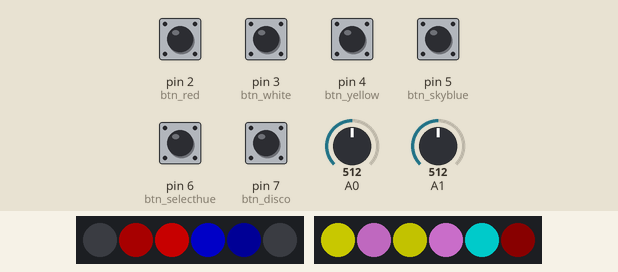
Recording of a program running on a simulated Arduino Nano, built with avr-gcc and run on an emulated ATmega328P. Shown: 2 × 6 RGB LEDs in strip order, left to right. The inputs (shaded band) are chosen by the test bench; at power-on: pin 2 (btn_red), pin 3 (btn_white), pin 4 (btn_yellow), pin 5 (btn_skyblue), pin 6 (btn_selecthue), pin 7 (btn_disco) HIGH, A0 = 512, A1 = 512. Dim RGB values are drawn brighter than linear; random numbers use the default seed unless the program sets one.

Above: at 1.2 s.
1.3 s: pin 6 (btn_selecthue) pulled LOW for 0.15 s
At 2.5 s:
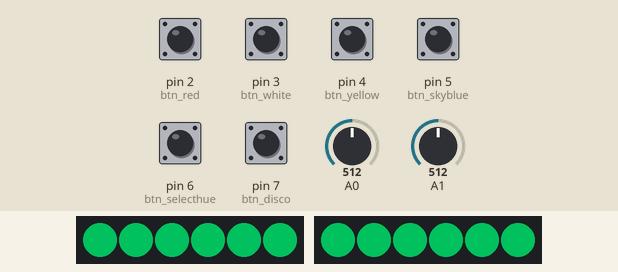
3.6 s: pin 7 (btn_disco) pulled LOW for 0.15 s
At 3.75 s:
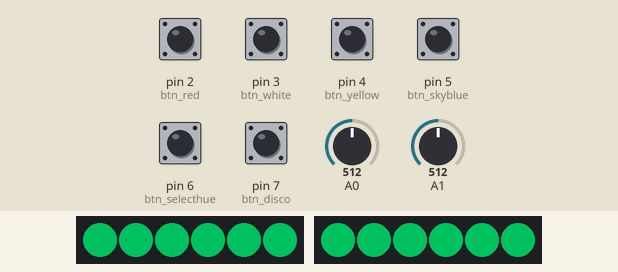
4.3 s: pin 2 (btn_red) pulled LOW for 0.15 s
At 6.0 s:
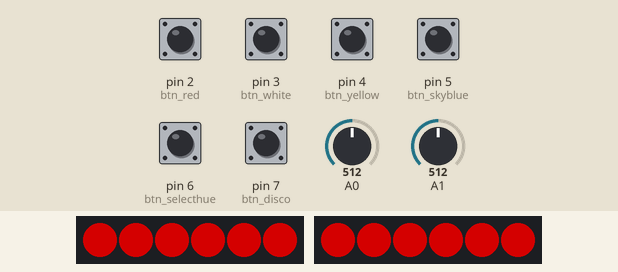
6.6 s: pin 3 (btn_white) pulled LOW for 1 s
At 9.6 s:
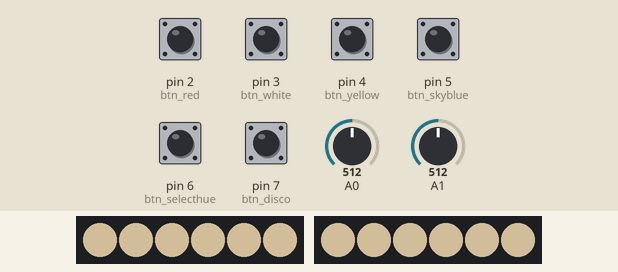
9.9 s: pin 4 (btn_yellow) pulled LOW for 1 s
At 11.8 s:
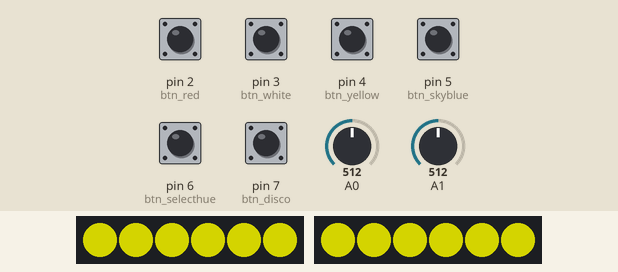
12.7 s: pin 5 (btn_skyblue) pulled LOW for 0.15 s
At 14.6 s:
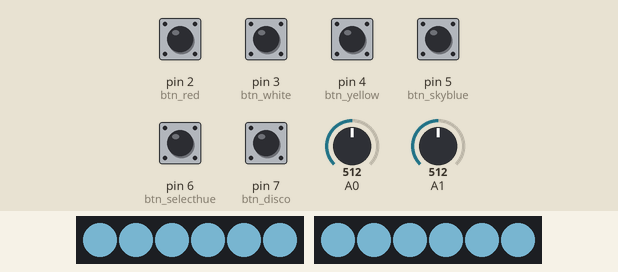
Timing chart, 0 to 16.0 s (numbered marks = the images above; inputs shaded):
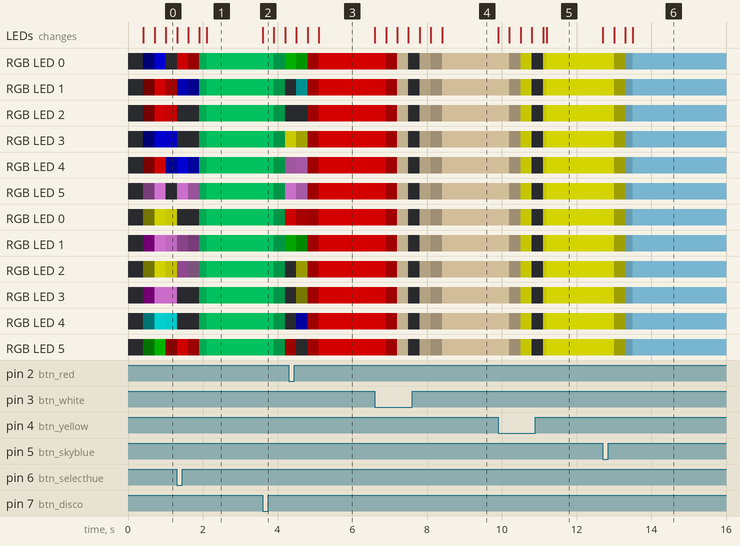

The program:

main.cpp
```cpp
#include <Arduino.h>

#include <FastLED.h>

#include <Shoebox.h>
#include <Effects.h>
#include <Button.h>
#include <Wheel.h>

/*
red
white
warm
cool

dial

disco


10 led
*/

#define DATA_PIN_TOP 13
#define DATA_PIN_BOTTOM 12


ShoeBox box;


UnicolorEffect uni_red(CRGB::Red);
UnicolorEffect uni_white(CRGB::Wheat);
UnicolorEffect uni_yellow(CRGB::Yellow);
UnicolorEffect uni_lightSkyBlue(CRGB::SkyBlue);

UnicolorEffect uni_select(CRGB::Black);

DiscoEffect disco;

//Effect *current_effect = new UnicolorEffect(CRGB::Red);
Effect *current_effect = &disco;

Button btn_red(2);
Button btn_white(3);
Button btn_yellow(4);
Button btn_skyblue(5);

Button btn_selecthue(6);

Button btn_disco(7);

Wheel whl_brightness(A0);
Wheel whl_hue(A1);


void changeEffect(Effect &effect) {
    current_effect = &effect;
    effect.restart();
}

uint8_t fixAnalogValue(const int val) {
    return (uint8_t) ((val >> 2) & 0xff);
}

void setup() {
    Serial.begin(115200);

    btn_red.connect([]() { changeEffect(uni_red); });
    btn_white.connect([]() { changeEffect(uni_white); });
    btn_yellow.connect([]() { changeEffect(uni_yellow); });
    btn_skyblue.connect([]() { changeEffect(uni_lightSkyBlue); });

    btn_selecthue.connect([]() { changeEffect(uni_select); });

    btn_disco.connect([]() { changeEffect(disco); });

    whl_brightness.connect([](const int brightness) {
        box.brightness(fixAnalogValue(brightness));
    });

    whl_hue.connect([](const int hue) {
        uni_select.changeHue(fixAnalogValue(hue));
    });

    box.setup();
}


void loop() {

    whl_brightness.loop();
    whl_hue.loop();

    btn_red.loop();
    btn_white.loop();
    btn_yellow.loop();
    btn_skyblue.loop();
    btn_selecthue.loop();
    btn_disco.loop();

    current_effect->loop(box);

    box.loop();
}
```

Measured:
- after the input at 3.6 s, RGB LED 0: RGB(0, 86, 42) → RGB(0, 85, 42) at once, → RGB(0, 21, 10) 0.30 s later, → RGB(0, 55, 0) 0.30 s later; RGB LED 1: RGB(0, 86, 42) → RGB(0, 85, 42) at once, → RGB(0, 21, 10) 0.30 s later, → off 0.30 s later
- after the input at 6.6 s, RGB LED 0–5, RGB LED 0–5: RGB(128, 0, 0) → RGB(127, 0, 0) at once, → RGB(31, 0, 0) 0.30 s later, → RGB(91, 83, 67) 0.30 s later, → off 0.30 s later, … (7 changes in this stretch)
- after the input at 9.9 s, RGB LED 0–5, RGB LED 0–5: RGB(123, 111, 90) → RGB(122, 111, 89) at once, → RGB(30, 27, 22) 0.30 s later, → RGB(95, 95, 0) 0.30 s later, → off 0.30 s later, … (6 changes in this stretch)
- after the input at 12.7 s, RGB LED 0–5, RGB LED 0–5: RGB(128, 128, 0) → RGB(127, 127, 0) at once, → RGB(31, 31, 0) 0.30 s later, → RGB(34, 52, 59) 0.30 s later, → RGB(68, 103, 118) 0.20 s later
